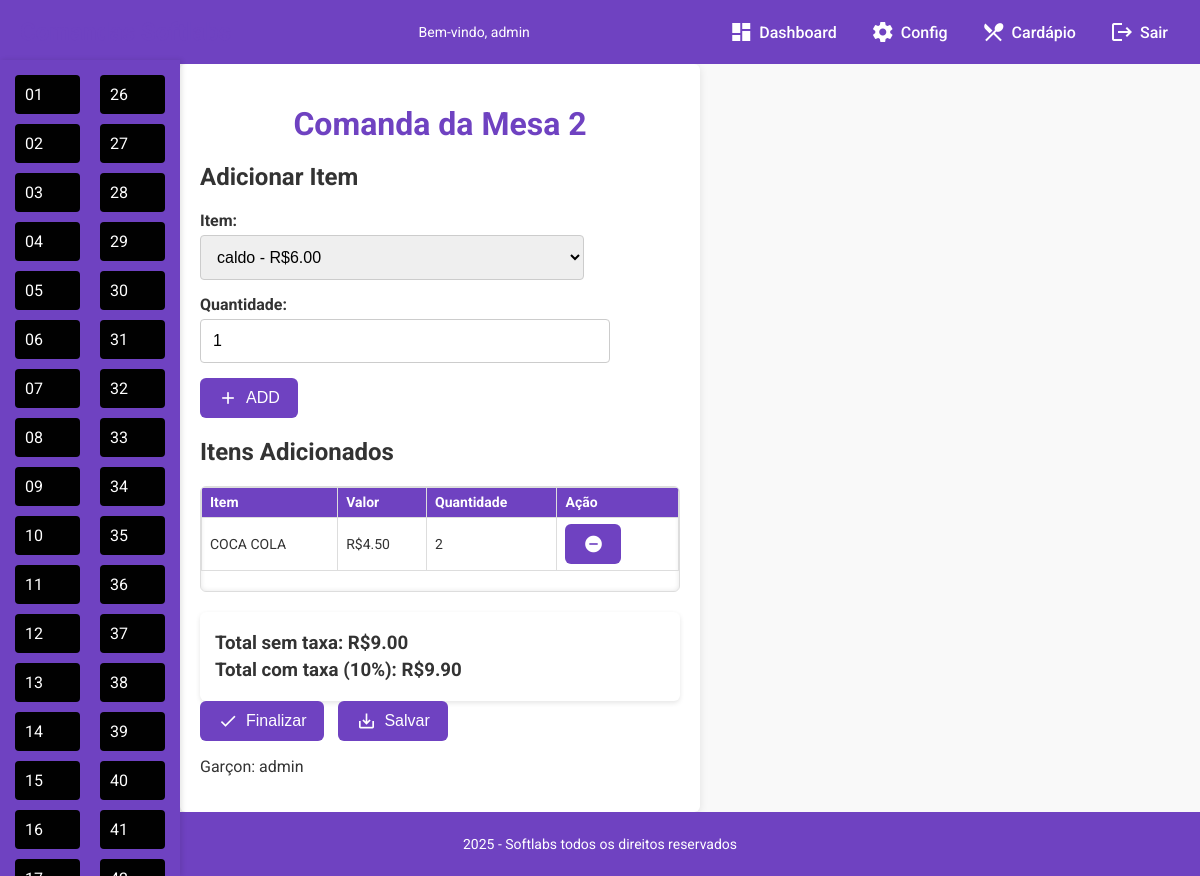
Screenshot of /espettocarioca/mesa2 (signed in) with the database file from the repository.
### tables this page shows
CREATE TABLE mesa02 (
        id INTEGER PRIMARY KEY AUTOINCREMENT,
        item_nome TEXT NOT NULL,
        valor_de_entrada REAL NOT NULL,
        quantidade INTEGER NOT NULL
    );

### app.py (the view, shortened to what this page needs)
@app.route('/espettocarioca/mesa<int:mesa_numero>', methods=['GET', 'POST'])
@login_required
def espettocarioca_mesa(mesa_numero):
    username = obter_usuario_logado()
    nome_tabela = f"mesa{mesa_numero:02d}"
    with sqlite3.connect('databases/user_databases/espetocarioca.db') as conn:
        cursor = conn.cursor()
        cursor.execute("SELECT nome, valor_de_entrada FROM cardapio")
        cardapio_itens = cursor.fetchall()
        cursor.execute(f"SELECT item_nome, valor_de_entrada, quantidade FROM {nome_tabela}")
        itens_adicionados = cursor.fetchall()
        total = sum((item[1] or 0) * (item[2] or 0) for item in itens_adicionados)
        total_com_taxa = round(total * 1.10, 2)
    return render_template(
        'espetocarioca/mesa.html',
        cardapio_itens=cardapio_itens,
        itens_adicionados=itens_adicionados,
        total=total,
        total_com_taxa=total_com_taxa,
        username=username,
        mesa_numero=mesa_numero
    )

### app.py (called while the page is built)
def login_required(f):
    from functools import wraps
    @wraps(f)
    def decorated_function(*args, **kwargs):
        if 'username' not in session:
            return redirect(url_for('login'))
        return f(*args, **kwargs)
    return decorated_function

def obter_usuario_logado():
    return session.get('username', 'Administrador')

@app.context_processor
def inject_numero_de_mesas():
    conn = sqlite3.connect('databases/user_databases/espetocarioca.db')
    cursor = conn.cursor()
    cursor.execute("SELECT valor FROM configuracoes WHERE chave = 'numero_de_mesas'")
    result = cursor.fetchone()
    conn.close()
    numero_de_mesas = int(result[0]) if result else 0
    return dict(numero_de_mesas=numero_de_mesas)

def get_numero_de_mesas():
    conn = sqlite3.connect('databases/user_databases/espetocarioca.db')
    cursor = conn.cursor()
    cursor.execute("SELECT valor FROM configuracoes WHERE chave = 'numero_de_mesas'")
    result = cursor.fetchone()
    conn.close()
    return int(result[0]) if result else 0

def jinja_min(a, b):
    return min(a, b)

### templates/espetocarioca/mesa.html (shortened to what this page needs)
{% extends "espetocarioca/base.html" %}
{% block content %}
<!DOCTYPE html>
<html lang="pt-br">
<head>
</head>
<body>
  <h1>Comanda da Mesa {{ mesa_numero }}</h1>
  <h2>Adicionar Item</h2>
  <form method="POST">
    <label for="item_nome">Item:</label>
    <select name="item_nome" required>
      {% for item in cardapio_itens %}
      <option value="{{ item[0] }}">{{ item[0] }} - R${{ '%.2f'|format(item[1]) }}</option>
      {% endfor %}
    </select>
    <label for="quantidade">Quantidade:</label>
    <input type="number" name="quantidade" value="1" min="1" required />
<button type="submit" name="finalizar_comanda" class="btn-google-style">
  <span class="material-icons">add</span> ADD
</button>
  </form>
<h2>Itens Adicionados</h2>
<div class="itens-adicionados-scroll">
  <table>
    <tr>
      <th>Item</th>
      <th>Valor</th>
      <th>Quantidade</th>
      <th>Ação</th>
    </tr>
  {% for item in itens_adicionados %}
  <tr>
    <td>{{ item[0] }}</td>
    <td>R${{ '%.2f'|format(item[1]) }}</td>
    <td>{{ item[2] }}</td>
    <td>
<form method="POST" style="display:inline;" onsubmit="return confirm('Tem certeza que deseja remover este item? Esta ação não poderá ser desfeita.');">
  <button type="submit" title="Remover item">
    <span class="material-icons">remove_circle</span>
  </button>
</form>
    </td>
  </tr>
  {% endfor %}
  </table>
</div>
  <div class="totais">
    <h3>Total sem taxa: R${{ '%.2f'|format(total) }}</h3>
    <h3>Total com taxa (10%): R${{ '%.2f'|format(total_com_taxa) }}</h3>
  </div>
<form method="POST">
  <button type="submit" name="finalizar_comanda" onclick="return confirm('Tem certeza que deseja finalizar a comanda? Esta ação não poderá ser desfeita.');">
    <span class="material-icons">done</span> Finalizar
  </button>
  <button type="submit" name="salvar_pdf">
    <span class="material-icons">save_alt</span> Salvar
  </button>
</form>
  <p>Garçon: {{ username }}</p>
</body>
</html>
{% endblock %}

### templates/espetocarioca/base.html (style rules this page uses)
html, body { height: 100%; margin: 0; }
body { font-family: 'Roboto', Arial, sans-serif; display: flex; flex-direction: column; min-height: 100vh; background-color: #f4f4f4; overflow-x: hidden; }
.material-icons { font-size: 20px; }

### templates/espetocarioca/mesa.html (style rules this page uses)
html, body { margin: 0; padding: 0; font-family: 'Roboto', Arial, sans-serif; background-color: #f9f9f9; color: #333; }
h1 { color: #6f42c1; margin-bottom: 20px; text-align: center; }
form label { display: block; margin-bottom: 5px; font-weight: bold; }
form select, form input[type="number"], form input[type="text"] { width: 80%; padding: 12px; margin-bottom: 15px; border: 1px solid #ccc; border-radius: 4px; font-size: 16px; }
table { width: 100%; border-collapse: collapse; margin-bottom: 20px; font-size: 14px; }
table th, table td { border: 1px solid #ddd; padding: 6px 8px; text-align: left; line-height: 1.2; }
table th { background-color: #6f42c1; color: white; }
.totais { margin-top: 20px; background: #fff; padding: 15px; border-radius: 6px; box-shadow: 0 2px 5px rgba(0,0,0,0.1); }
.totais h3 { margin: 5px 0; color: #333; }
form button { background-color: #6f42c1; color: white; border: none; padding: 10px 18px; margin-right: 10px; border-radius: 6px; font-size: 16px; cursor: pointer; display: inline-flex; align-items: center; gap: 8px; transition: background-color 0.3s ease; font-weight: 500; }
form button .material-icons { font-size: 20px; line-height: 1; }
.itens-adicionados-scroll { max-height: 300px; overflow-y: auto; border: 1px solid #ddd; border-radius: 6px; box-shadow: inset 0 0 5px rgba(0,0,0,0.1); margin-bottom: 20px; }

### rows the page displays
mesa02: item_nome "COCA COLA", valor_de_entrada "4.50", quantidade "2"

### other values shown
{{ username }} "admin"
{{ "%02d"|format(n) }} "01" "02" "03" "04" "05" "06" "07" "08" "09" "10" "11" "12" "13" "14" "15" "16" "26" "27" "28" "29" "30" "31" "32" "33" "34" "35" "36" "37" "38" "39" "40" "41"
{{ mesa_numero }} "2"
{{ '%.2f'|format(total) }} "9.00"
{{ '%.2f'|format(total_com_taxa) }} "9.90"
form field item_nome "caldo - R$6.00"
